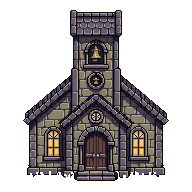
#> input picture assets/source/town/raw/church.png, 192 x 192 px
$ python build_town.py
#> lines starting #> are read from the running program, lines starting #| are printed output that depends on the picture
### tools/_paths.py
"""Shared paths and helpers for the art tools. Run any tool from anywhere:
    python3 tools/build_hero_layers.py
Outputs go straight into src/data/; previews and scratch PNGs go to tools/out/ (gitignored)."""
import base64, io, json, os

ROOT = os.path.dirname(os.path.dirname(os.path.abspath(__file__)))
ASSETS = os.path.join(ROOT, 'assets', 'source')
DATA = os.path.join(ROOT, 'src', 'data')
OUT = os.path.join(ROOT, 'tools', 'out')
os.makedirs(OUT, exist_ok=True)


def asset(name):
    return os.path.join(ASSETS, name)


def out(name):
    return os.path.join(OUT, name)


# [13 lines left out: functions data_uri, write_data, not called in this run]

### tools/build_town.py
"""Philadelphia's town kit: buildings, cottages, props and ground for the town map (townmap.js).

Sources: assets/source/town/raw/, straight from PixelLab (create_map_object, view "low top-down",
outline "selective outline", medium shading/detail; the ground from create_topdown_tileset, standard,
32px). Every description ends with the style line ("…no text, cozy farming-sim pixel art, colored
outlines, 3-tone shading, light from top-left"); the prompts are in RAW below.

Writes, into assets/source/town/ (images.js inlines them):
  <building>_open.png / _closed.png   church (closed = candles out), forge, inn, training_yard, scriptorium
  house_<look>_open.png / _closed.png one cottage per townsperson (TEXT.villagers, TEXT.living.people)
  prop_<name>.png                     tree, bush, well, lamp, bench, fence, planter, sign, barrels, dummy, mouth
  ground_dirt.png, ground_cobble.png  16 Wang tiles each, 32px, in corner order (see below)
and src/data/town.json: each picture's size and where its door is (x of the door's middle, in art pixels).

Closed is drawn here, not generated: the open picture with its lit windows put out, planks nailed
across the door, and the colour drained a little. So a building's two states always match.

Ground: tile i of a strip has corners NW,NE,SW,SE = bits 8,4,2,1 of i (1 = the path, 0 = grass).
ground_cobble has its grass cut away (transparent) so it lays over the dirt strip.
"""
import json
from collections import deque
from PIL import Image, ImageDraw, ImageEnhance
from _paths import asset, write_data

RAW = 'town/raw/'
# name: (raw file, door rect in the raw canvas (x0,y0,x1,y1) or None, extra cleanups)
# prompts (PixelLab create_map_object, see the docstring for the shared settings):
#   church       small old village stone church seen straight from the front, symmetrical facade, square bell tower
#                with a bronze bell above an arched wooden double door, steep gray slate roof, round rose window,
#                warm candlelight in the windows (192x192)
#   forge        village blacksmith forge seen straight from the front, symmetrical facade, slanted gray slate roof,
#                stone base and timber walls, wide open doorway with glowing orange forge fire and anvil, brick chimney (160)
#   inn          two-storey village inn, timber-framed facade, brown tiled roof, wooden front door in the middle,
#                warm lit windows with flower boxes, a blank hanging wooden sign, chimney (160)
#   training2    wide low timber drill hall with a covered porch and a wide open doorway, green shingle roof,
#                weapon rack with staves, sandbags (160)
#   scriptorium  pale stone facade, dark blue slate roof, arched door, tall arched windows with candlelight and
#                bookshelves, a carved scroll above the door (160)
#   cot1..cot10  small village cottages seen straight from the front (128): thatched whitewashed; timber-framed red
#                tile; fieldstone slate; blue planks shingle; ochre mossy round door; brick and timber two-storey;
#                pink dyer's with cloth drying; baker's with a bread oven; washerwoman's with a washing line;
#                carpenter's log cottage with planks and a chopping block
BUILDINGS = {
    'church':        ('church',      (84, 128, 108, 170)),
    'forge':         ('forge',       (60, 104, 100, 148)),
    'inn':           ('inn',         (66, 106, 93, 146)),
    'training_yard': ('training2',   (60, 72, 98, 110)),
    'scriptorium':   ('scriptorium', (67, 104, 92, 140)),
}
# where the light is (windows, the forge fire): put out when the building is shut
GLOW = {
    'church': [(44, 126, 64, 160), (128, 126, 148, 160)],
    'forge': [(62, 104, 98, 140)],
    'inn': [(36, 70, 58, 98), (100, 70, 122, 98), (36, 106, 58, 134), (100, 106, 122, 134), (70, 108, 90, 124)],
    'scriptorium': [(27, 62, 49, 106), (112, 62, 134, 106)],
}
# look -> cottage (who lives there: TEXT.villagers / TEXT.living.people)
HOUSES = {
    'shepherd':    ('cot1',  (54, 80, 72, 111)),    # Abel: thatch, whitewash
    'dairymaid':   ('cot2',  (53, 77, 72, 106)),    # Naomi: timber frame, red tiles
    'quarryman':   ('cot3',  (55, 72, 74, 104)),    # Tobias: fieldstone
    'farmhand':    ('cot4',  (55, 75, 73, 107)),    # Ezra: blue planks
    'grandmother': ('cot5',  (52, 82, 76, 110)),    # Mara: round door, mossy roof
    'girl':        ('cot6',  (50, 82, 76, 111)),    # Hannah: brick and timber
    'dyer':        ('cot7',  (50, 68, 67, 99)),     # Lydia: cloth drying
    'baker':       ('cot8',  (50, 79, 70, 108)),    # Tomas: bread oven
    'washer':      ('cot9',  (54, 73, 70, 110)),    # Ruth: washing line
    'carpenter':   ('cot10', (48, 52, 80, 104)),    # Jonas: planks, chopping block
}
# made-up lettering PixelLab painted anyway: (raw file, rect) filled with the sign's own wood colour
BLANK = {'cot8': [(49, 68, 76, 73)]}
PROPS = {'tree': 'tree', 'bush': 'bush', 'well': 'well', 'lamp': 'lamp', 'bench': 'bench', 'fence': 'fence',
         'planter': 'planter', 'sign': 'sign', 'barrels': 'barrels', 'dummy': 'dummy', 'mouth': 'mouth2'}
KEEP_GRASS = {'tree', 'bush', 'mouth', 'planter'}   # their green is leaves, or a hillside on grass anyway


def load(name):
    return Image.open(asset(RAW + name + '.png')).convert('RGBA')


def greenish(p):
    return p[3] and p[1] > p[0] + 10 and p[1] >= p[2]


def strip_fringe(im, rows=16):
    """Grass PixelLab paints at a building's foot: green pixels joined to the outside, in the bottom rows."""
    W, H = im.size; px = im.load(); bb = im.getbbox(); y0 = bb[3] - rows
    q = deque((x, y) for y in range(H) for x in range(W) if px[x, y][3] == 0); seen = set(q)
    while q:
        x, y = q.popleft()
        for a, b in ((x-1, y), (x+1, y), (x, y-1), (x, y+1)):
            if 0 <= a < W and y0 <= b < H and (a, b) not in seen and greenish(px[a, b]):
                seen.add((a, b)); px[a, b] = (0, 0, 0, 0); q.append((a, b))
    return im


def lit(p):
    """Candle or fire light: warm, bright, saturated."""
    r, g, b, a = p
    return a and r > 180 and g > 100 and r - b > 60


def put_out(im, rects, keep=0.0):
    """Lit windows (and the forge fire) inside rects go dark blue glass (keep>0 leaves a dim glow)."""
    px = im.load()
    for x0, y0, x1, y1 in rects:
      for y in range(y0, y1 + 1):
        for x in range(x0, x1 + 1):
            p = px[x, y]
            if lit(p):
                v = (p[0] + p[1] + p[2]) / 765
                dark = (int(30 + 40 * v), int(32 + 40 * v), int(58 + 50 * v))
                px[x, y] = tuple(int(d + (c - d) * keep) for c, d in zip(p[:3], dark)) + (255,)
    return im


def planks(im, rect):
    """Two boards nailed across the door, a third on the slant."""
    x0, y0, x1, y1 = rect; d = ImageDraw.Draw(im)
    OUT, MID, HI, NAIL = (42, 20, 10, 255), (122, 82, 46, 255), (160, 114, 66, 255), (200, 196, 180, 255)
    def board(ya, yb, slope=0):
        w = x1 - x0 + 6
        for i in range(w):
            x = x0 - 3 + i; o = round(slope * i)
            d.line([(x, ya + o), (x, yb + o)], fill=MID)
            d.point((x, ya + o), fill=HI); d.point((x, ya + o - 1), fill=OUT); d.point((x, yb + o + 1), fill=OUT)
        d.line([(x0 - 4, ya - 1), (x0 - 4, yb + 1)], fill=OUT); d.line([(x0 - 3 + w, ya - 1 + round(slope * w)), (x0 - 3 + w, yb + 1 + round(slope * w))], fill=OUT)
        for x in (x0 - 1, x1 + 1): d.point((x, (ya + yb) // 2 + round(slope * (x - x0 + 3))), fill=NAIL)
    h = y1 - y0
    board(y0 + h // 5, y0 + h // 5 + 3)
    board(y0 + h * 3 // 5, y0 + h * 3 // 5 + 3)
    board(y0 + h // 5 + 6, y0 + h // 5 + 9, slope=(h * 2 // 5 - 6) / max(1, x1 - x0 + 6))
    return im


def shut(im, rect, glow):
    im = put_out(im.copy(), glow)
    if rect: im = planks(im, rect)
    im = ImageEnhance.Color(im).enhance(0.72)
    return ImageEnhance.Brightness(im).enhance(0.9)


def find_door(im):
    """Middle of the darkest tall column-run near the bottom centre (only for art without a measured rect)."""
    bb = im.getbbox(); cx = (bb[0] + bb[2]) // 2; px = im.load()
    best = None
    for x in range(cx - 14, cx + 15):
        run = 0
        for y in range(bb[3] - 1, bb[3] - 40, -1):
            p = px[x, y]
            if p[3] and sum(p[:3]) < 330: run += 1
        if best is None or run > best[0]: best = (run, x)
    x = best[1]; return (x - 8, bb[3] - 32, x + 8, bb[3] - 3)


def blank(im, rects):
    px = im.load()
    for x0, y0, x1, y1 in rects:
        c = px[x0 - 1, (y0 + y1) // 2]
        for y in range(y0, y1 + 1):
            for x in range(x0, x1 + 1): px[x, y] = c
    return im


meta = {}


def save(name, im, door=None):
    bb = im.getbbox(); im = im.crop(bb)
    im.save(asset('town/' + name + '.png'), optimize=True)
    m = {'w': im.width, 'h': im.height}
    if door: m['door'] = round((door[0] + door[2]) / 2 - bb[0], 1)
    meta[name] = m


def building(out, raw, rect, closed_keep=None, glow=()):
    im = strip_fringe(load(raw))
    if raw in BLANK: blank(im, BLANK[raw])
    rect = rect or find_door(im)
    save(out + '_open', im, rect)
    if closed_keep is not None: c = ImageEnhance.Color(put_out(im.copy(), glow, closed_keep)).enhance(0.85)
    else: c = shut(im, rect, glow)
    save(out + '_closed', c, rect)


for out, (raw, rect) in BUILDINGS.items():
    building(out, raw, rect, closed_keep=0.25 if out == 'church' else None, glow=GLOW.get(out, ()))
#> in load, returned value is the input picture: PIL image 192x192 RGBA; mean R, G, B, A 37.1, 33, 32.9, 106.4
#> in strip_fringe, `W, H = im.size`: W = 192
#> in strip_fringe, `bb = im.getbbox()`: bb = (23, 10, 169, 181)
#> in strip_fringe, `y0 = bb[3] - rows`: y0 = 165
#> in strip_fringe, `seen = set(q)`: seen = 21479 items
#> after the loop in strip_fringe, `while q:`: seen = 21496 items
#> in building, `rect = rect or find_door(im)`: rect = (84, 128, 108, 170)
#> in save, `bb = im.getbbox()`: bb = (23, 10, 169, 181)
#> in save, `im = im.crop(bb)`:
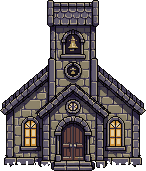
#> im: PIL image 146x171 RGBA; mean R, G, B, A 52.9, 47.2, 47.7, 157; transparent parts drawn white
#> pass 2 of the loop `for out, (raw, rect) in BUILDINGS.items():`:
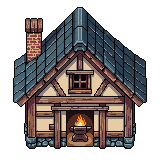
#> input picture assets/source/town/raw/forge.png, 160 x 160 px
#> in load, returned value is the input picture: PIL image 160x160 RGBA; mean R, G, B, A 53.7, 46.7, 44.2, 143.7
#> in save (call 3), `bb = im.getbbox()`: bb = (13, 7, 147, 149)
#> in save (call 3), `im = im.crop(bb)`:
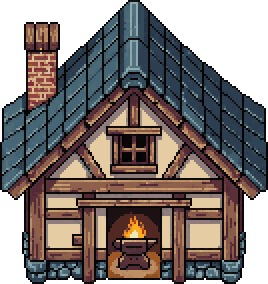
#> im: PIL image 134x142 RGBA (shown 2 times larger); mean R, G, B, A 70.5, 61.8, 58.8, 193.4; transparent parts drawn white
#> in planks, `x0, y0, x1, y1 = rect`: x0 = 60; y0 = 104; x1 = 100; y1 = 148
#> h = 44
#> w = 46
#> the loop in board, `for x in (x0 - 1, x1 + 1): d.point((x, (ya + yb) // 2 + round(slope * ..` made 2 passes
#> x on passes 1 to 2: 59, 101
#> the loop in board (call 2), `for x in (x0 - 1, x1 + 1): d.point((x, (ya + yb) // 2 + round(slope * ..` made 2 passes
#> in save (call 4), `im = im.crop(bb)`:
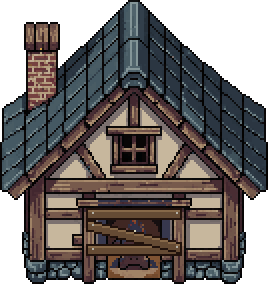
#> im: PIL image 134x142 RGBA (shown 2 times larger); mean R, G, B, A 59.6, 54.1, 52.2, 193.4; transparent parts drawn white
#> (the run stopped early here; a loop or call above may not have finished)
